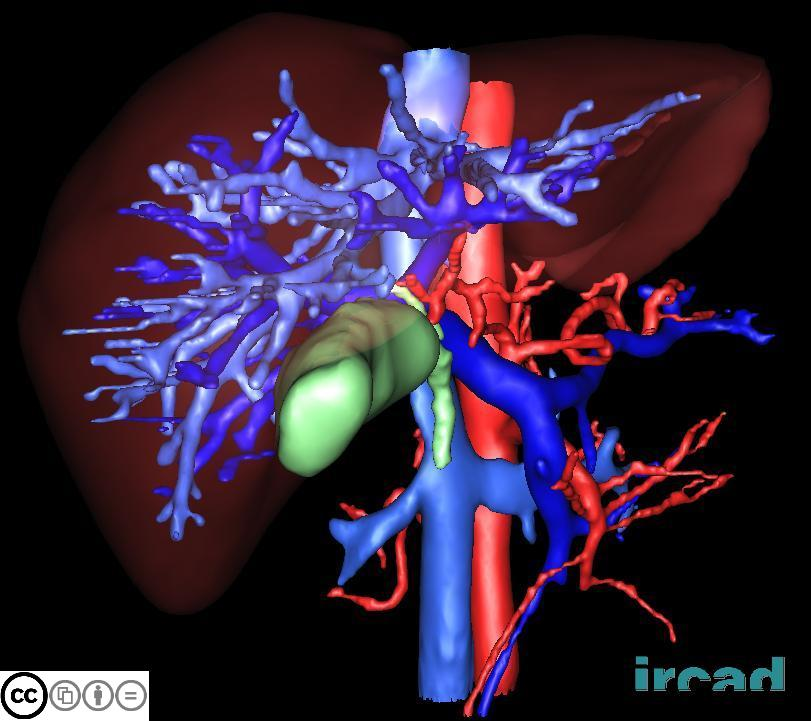
#> input picture liver_11.jpg, 811 x 721 px, found by its file name
$ jupyter execute --allow-errors 'remains qcnn-1 portion.ipynb'
#> lines starting #> are read from the running program, lines starting #| are printed output that depends on the picture
[cell 1]
import matplotlib.pyplot as plt
import numpy as np
import tensorflow as tf
import cv2  # For loading your custom images
from tensorflow.keras.datasets import mnist, fashion_mnist
from tensorflow.keras.models import Model
from tensorflow.keras.layers import Conv2D, Flatten, Dense, Input, MaxPooling2D

# ============================
# 1. Load and Preprocess Datasets
# ============================
# Load datasets
#> (the rest of this cell did not finish here and is left out)

[cell 2]
import matplotlib.pyplot as plt
import numpy as np
import cv2
from skimage import io, color, feature, segmentation, measure
from skimage.transform import resize
# Removed: from skimage.future import graph
from tensorflow.keras.applications import VGG16
from tensorflow.keras.applications.vgg16 import preprocess_input
from tensorflow.keras.preprocessing import image as keras_image
from sklearn.cluster import KMeans
from scipy import ndimage

# -------------------------------
# 1. Load and Preprocess the Images
# -------------------------------
# Load images using actual file paths (using raw strings for Windows paths)
image1 = io.imread(r'C:\Users\HP\Desktop\qcnn new1\3Dircadb1.11\3Dircadb1.11\Liver_11.jpg')
#> image1 is the input picture: shape (721, 811, 3); mean R, G, B 52.2, 35.2, 58.3
image2 = io.imread(r'C:\Users\HP\Desktop\qcnn new1\pepperimage.tiff')
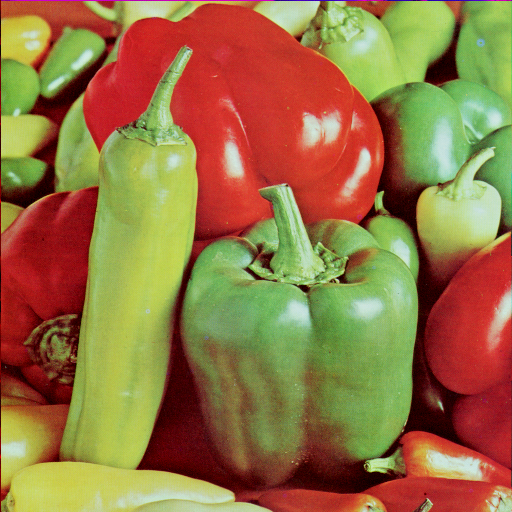
#> input picture pepperimage.tiff, 512 x 512 px, found by its file name
#> image2 is the input picture: shape (512, 512, 3); mean R, G, B 149.8, 115.6, 66.5

# Print original image shapes
print("Original Image 1 shape:", image1.shape)
#| Original Image 1 shape: (721, 811, 3)
print("Original Image 2 shape:", image2.shape)
#| Original Image 2 shape: (512, 512, 3)

# Convert images to RGB if they have an alpha channel, then to grayscale if needed
if len(image1.shape) == 3:
    if image1.shape[2] == 4:
        image1 = color.rgba2rgb(image1)
    image1_gray = color.rgb2gray(image1)
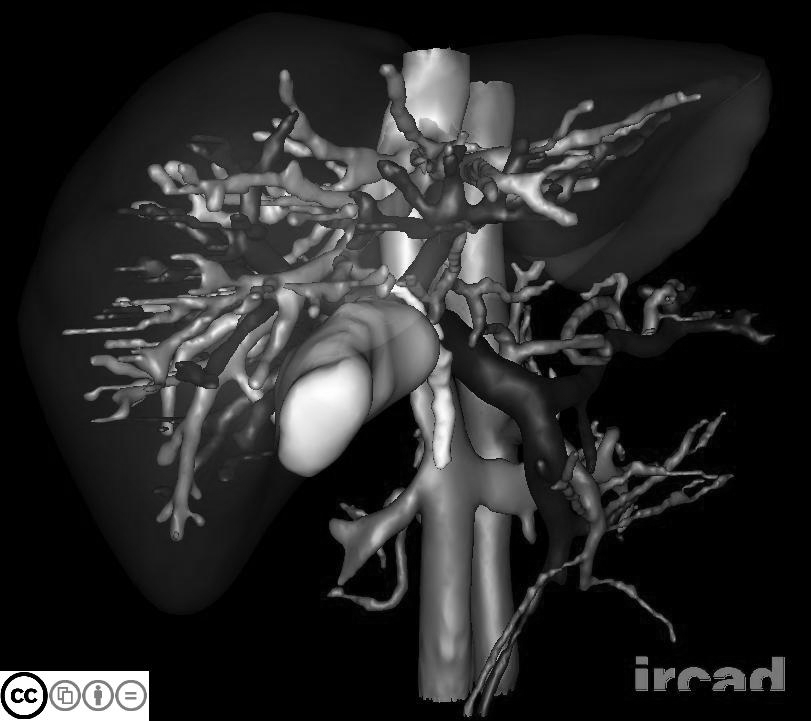
#> image1_gray: shape (721, 811) float64; min 0, max 1, mean 0.159
else:
    image1_gray = image1

if len(image2.shape) == 3:
    if image2.shape[2] == 4:
        image2 = color.rgba2rgb(image2)
    image2_gray = color.rgb2gray(image2)
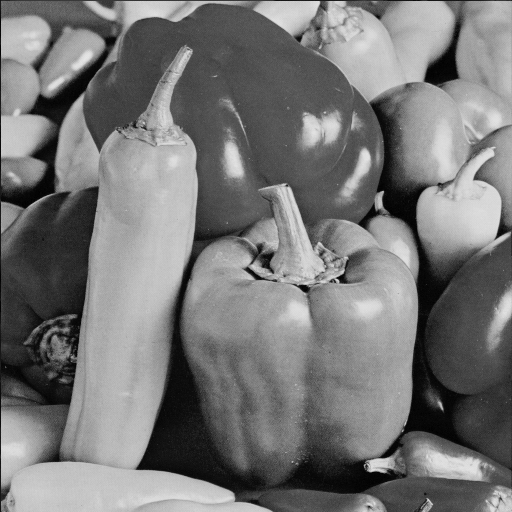
#> image2_gray: shape (512, 512) float64; min 0, max 0.904, mean 0.468
else:
    image2_gray = image2

# Resize grayscale images to 256x256 for comparison
image1_gray = resize(image1_gray, (256, 256))
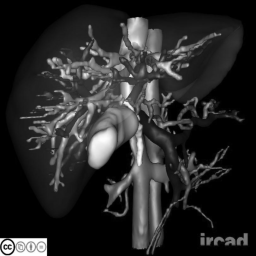
#> image1_gray: shape (256, 256) float64; min 0, max 1, mean 0.159
image2_gray = resize(image2_gray, (256, 256))
#> image2_gray: shape (256, 256) float64

print("Resized Image 1 (grayscale) shape:", image1_gray.shape)
#| Resized Image 1 (grayscale) shape: (256, 256)
print("Resized Image 2 (grayscale) shape:", image2_gray.shape)
#| Resized Image 2 (grayscale) shape: (256, 256)

# -------------------------------
# 2. Image Processing and Feature Extraction
# -------------------------------

# Advanced Edge Detection (Canny)
canny_edges1 = feature.canny(image1_gray, sigma=1)
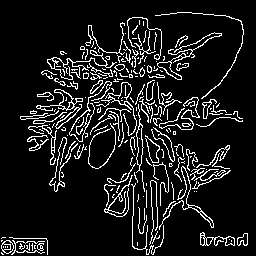
#> canny_edges1: shape (256, 256) bool; 10.7% white in thin lines or dots
canny_edges2 = feature.canny(image2_gray, sigma=1)
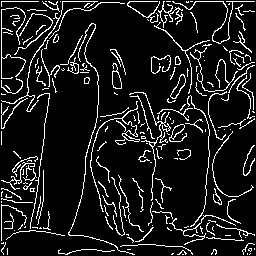
#> canny_edges2: shape (256, 256) bool; 10.7% white in thin lines or dots
print("Canny Edges Image 1 shape:", canny_edges1.shape, "Edge pixels count:", np.sum(canny_edges1))
#| Canny Edges Image 1 shape: (256, 256) Edge pixels count: 6992
print("Canny Edges Image 2 shape:", canny_edges2.shape, "Edge pixels count:", np.sum(canny_edges2))
#| Canny Edges Image 2 shape: (256, 256) Edge pixels count: 7014

# Image Segmentation using SLIC (Superpixels)
segments1 = segmentation.slic(image1, n_segments=100, compactness=10)
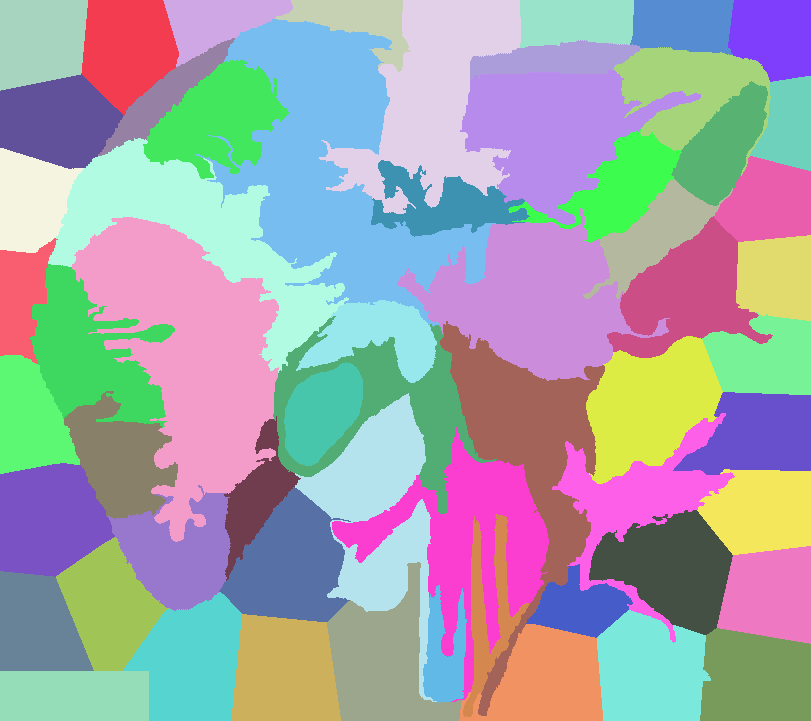
#> segments1: shape (721, 811) int64; 60 distinct labels, from 1 to 60; one colour per label, 0 black
segments2 = segmentation.slic(image2, n_segments=100, compactness=10)
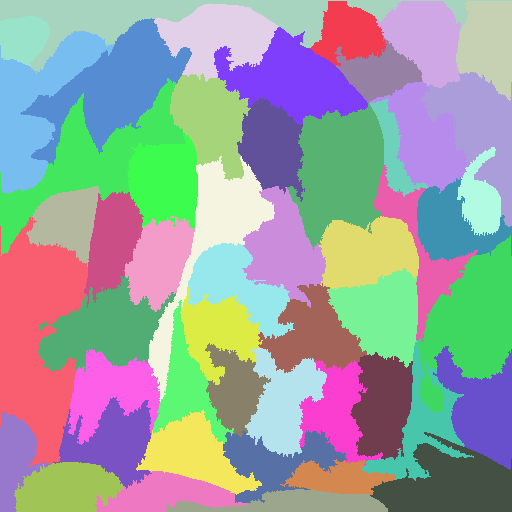
#> segments2: shape (512, 512) int64; 51 distinct labels, from 1 to 51; one colour per label, 0 black
print("SLIC Segmentation Image 1 - unique segments:", len(np.unique(segments1)))
#| SLIC Segmentation Image 1 - unique segments: 60
print("SLIC Segmentation Image 2 - unique segments:", len(np.unique(segments2)))
#| SLIC Segmentation Image 2 - unique segments: 51

# Region-based Analysis (Labeling)
label_image1 = measure.label(segments1)
label_image2 = measure.label(segments2)
print("Labeled Image 1 - number of regions:", np.max(label_image1))
#| Labeled Image 1 - number of regions: 60
print("Labeled Image 2 - number of regions:", np.max(label_image2))
#| Labeled Image 2 - number of regions: 51

# Texture Analysis using Local Binary Patterns (LBP)
lbp1 = feature.local_binary_pattern(image1_gray, P=8, R=1, method="uniform")
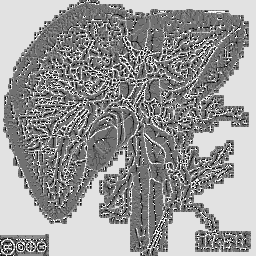
#> lbp1: shape (256, 256) float64; min 0, max 9, mean 5.37; drawn with min black and max white
lbp2 = feature.local_binary_pattern(image2_gray, P=8, R=1, method="uniform")
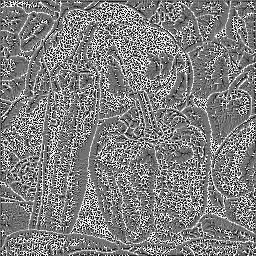
#> lbp2: shape (256, 256) float64; min 0, max 9, mean 4.5; drawn with min black and max white
print("LBP Image 1 - shape:", lbp1.shape, "Unique values:", np.unique(lbp1))
#| LBP Image 1 - shape: (256, 256) Unique values: [0. 1. 2. 3. 4. 5. 6. 7. 8. 9.]
print("LBP Image 2 - shape:", lbp2.shape, "Unique values:", np.unique(lbp2))
#| LBP Image 2 - shape: (256, 256) Unique values: [0. 1. 2. 3. 4. 5. 6. 7. 8. 9.]

# Deep Learning Feature Extraction using VGG16
def extract_vgg_features(img):
    model = VGG16(weights='imagenet', include_top=False)
    # Ensure image is 3-channel for VGG16 (convert grayscale to RGB if needed)
    if len(img.shape) == 2:
        img = np.stack((img,) * 3, axis=-1)
    img_resized = cv2.resize(img, (224, 224))  # Resize for VGG input
    img_array = keras_image.img_to_array(img_resized)
    img_array = np.expand_dims(img_array, axis=0)
    img_array = preprocess_input(img_array)
    features = model.predict(img_array)
    return features.flatten()

#> (the rest of this cell did not finish here and is left out)
